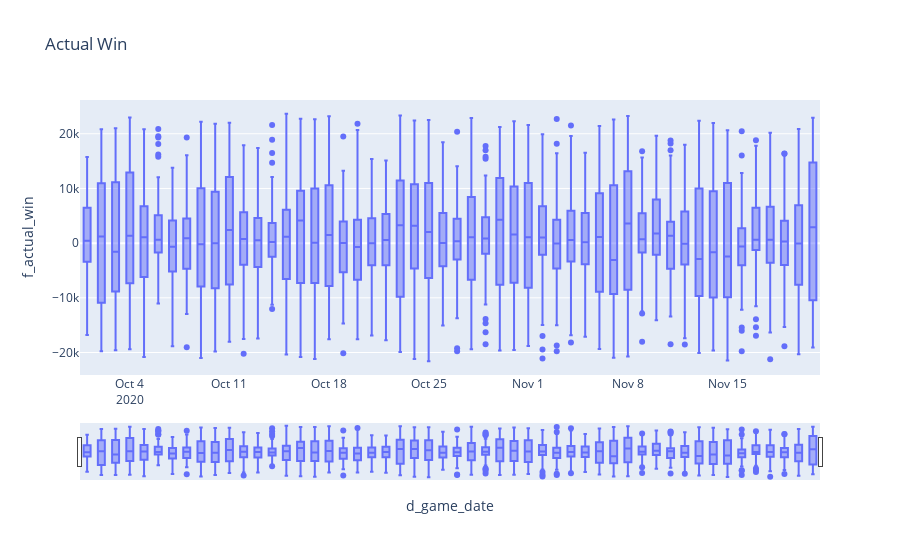

The cell this chart's notebook holds for it:
### Code cell
import plotly.express as px

fig = px.box(df1, x="d_game_date", y="f_actual_win",  title = 'Box Whiskers actual win')
fig.update_traces(quartilemethod="exclusive") # or "inclusive", or "linear" by default
fig.update_layout(title_text = 'Actual Win', xaxis_rangeslider_visible = True)
fig.show()

### Figure 1 — Plotly figure (JSON) as saved in the notebook; plotly's stock layout.template omitted (floating-point values rounded to 4 significant figures; data arrays with more than 128 entries replaced by an {"elided": "..."} marker saying what was removed)
{"data": [{"alignmentgroup": "True", "hovertemplate": "d_game_date=%{x}<br>f_actual_win=%{y}<extra></extra>", "legendgroup": "", "marker": {"color": "#636efa"}, "name": "", "notched": false, "offsetgroup": "", "orientation": "v", "quartilemethod": "exclusive", "showlegend": false, "type": "box", "x": {"elided": "4095 str values"}, "x0": " ", "xaxis": "x", "y": {"elided": "4095 int values"}, "y0": " ", "yaxis": "y"}], "layout": {"boxmode": "group", "legend": {"tracegroupgap": 0}, "title": {"text": "Actual Win"}, "xaxis": {"anchor": "y", "domain": [0, 1], "rangeslider": {"visible": true}, "title": {"text": "d_game_date"}}, "yaxis": {"anchor": "x", "domain": [0, 1], "title": {"text": "f_actual_win"}}}}
